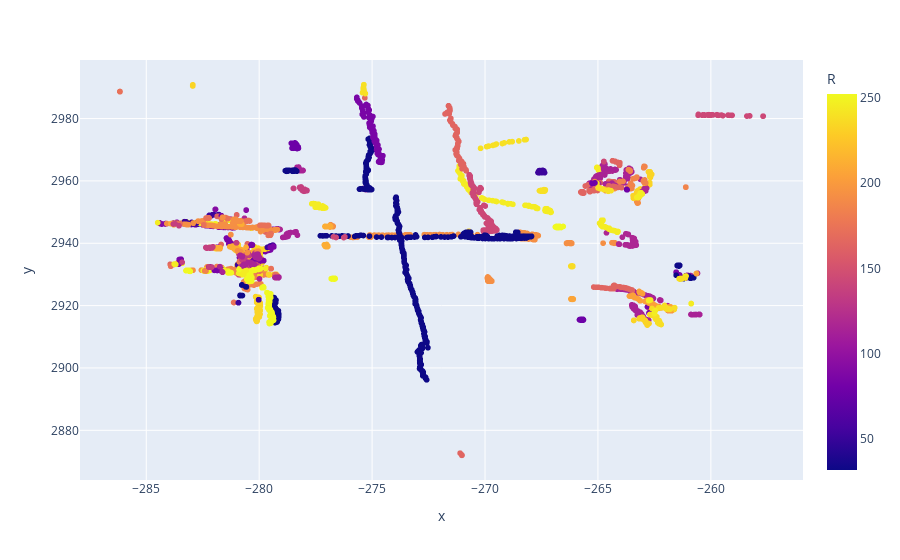

Notebook cell for this chart:
### Code cell
fig = px.scatter(data_pt, x="x", y="y", color="R")
fig.show()

### Figure 1 — Plotly figure (JSON) as saved in the notebook; plotly's stock layout.template omitted (floating-point values rounded to 4 significant figures; data arrays with more than 128 entries replaced by an {"elided": "..."} marker saying what was removed)
{"data": [{"hovertemplate": "x=%{x}<br>y=%{y}<br>R=%{marker.color}<extra></extra>", "legendgroup": "", "marker": {"color": {"elided": "7046 int values"}, "coloraxis": "coloraxis", "symbol": "circle"}, "mode": "markers", "name": "", "showlegend": false, "type": "scattergl", "x": {"elided": "7046 float values"}, "xaxis": "x", "y": {"elided": "7046 float values"}, "yaxis": "y"}], "layout": {"coloraxis": {"colorbar": {"title": {"text": "R"}}, "colorscale": [[0, "#0d0887"], [0.1111, "#46039f"], [0.2222, "#7201a8"], [0.3333, "#9c179e"], [0.4444, "#bd3786"], [0.5556, "#d8576b"], [0.6667, "#ed7953"], [0.7778, "#fb9f3a"], [0.8889, "#fdca26"], [1, "#f0f921"]]}, "legend": {"tracegroupgap": 0}, "margin": {"t": 60}, "xaxis": {"anchor": "y", "domain": [0, 1], "title": {"text": "x"}}, "yaxis": {"anchor": "x", "domain": [0, 1], "title": {"text": "y"}}}}
